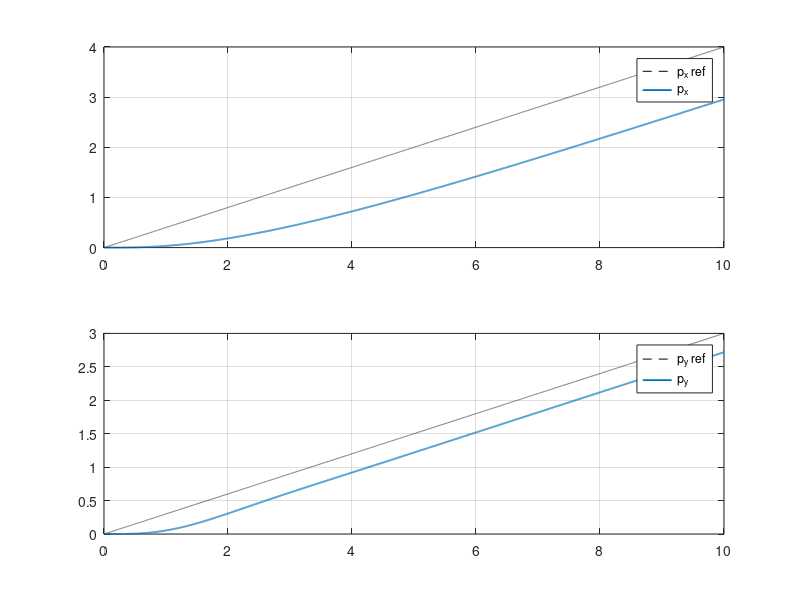

Reproduce this figure in MATLAB.
%% 1) Define model
m = 40;   % mass [kg]

% State: x = [px; py; vx; vy]
A = [0 0 1 0;
     0 0 0 1;
     0 0 0 0;
     0 0 0 0];

B = [0   0;
     0   0;
     1/m 0;
     0   1/m];

% Outputs we care about: y = [px; py]
Cy = [1 0 0 0;
      0 1 0 0];

nx = 4;       % states
ny = 2;       % outputs


%% 2) Build augmented system and COMPUTE LQR GAIN (before sim)

A_a = [A           zeros(nx,ny);
       -Cy         zeros(ny,ny)];
B_a = [B;
       zeros(ny,2)];

Qx = diag([1000 10 100 1]);
Qi = 200*eye(ny);
Q  = blkdiag(Qx, Qi);

R  = 0.001*eye(2);

K_a = lqr(A_a, B_a, Q, R);   % <-- gain computed here, once

Kx = K_a(:, 1:nx);           % 2x4
Ki = K_a(:, nx+1:end);       % 2x2


%% 3) Make a reference trajectory y_ref(t)

t = (0:0.001:10)';   % 0 to 10 s
N = length(t);

px_ref = 0.4 * t;               % forward
py_ref = 0.3 * t;    % weave

y_ref_all = [px_ref py_ref];    % for convenience


%% 4) SIMULATE the closed loop using the PRECOMPUTED Kx, Ki

dt = t(2) - t(1);

x = zeros(nx,1);    % [px; py; vx; vy]
z = zeros(ny,1);    % integral of error [ex; ey]

x_log = zeros(nx,N);
u_log = zeros(2,N);

for k = 1:N
    y_ref = y_ref_all(k,:).';    % [px_ref; py_ref]

    y = Cy * x;                  % current [px; py]
    e = y_ref - y;               % error

    z = z + e * dt;              % integrate error

    % USE GAINS HERE (already computed above)
    u = -Kx * x - Ki * z;        % [Fx; Fy]

    x_dot = A * x + B * u;
    x = x + x_dot * dt;

    x_log(:,k) = x;
    u_log(:,k) = u;
end

% Extract px and py from the state log (force column vectors to match references)
px = x_log(1, :).';  % First row corresponds to px (now Nx1)
py = x_log(2, :).';  % Second row corresponds to py (now Nx1)
assert(iscolumn(px) && iscolumn(py), 'px and py should be column vectors.');

%% 5) Plot tracking
figure;
subplot(2,1,1);
plot(t, px_ref, 'k--', t, px, 'LineWidth', 1.3);
legend('p_x ref','p_x'); grid on;

subplot(2,1,2);
plot(t, py_ref, 'k--', t, py, 'LineWidth', 1.3);
legend('p_y ref','p_y'); grid on;

%% ============================================================
% VALIDITY METRICS FOR TRAJECTORY TRACKING
% Requires:
%   t        (Nx1) time
%   px, py   actual trajectories
%   px_ref, py_ref desired trajectories
%% ============================================================

fprintf("\n================= VALIDITY METRICS =================\n");

%% Tracking error
ex = px_ref - px;
ey = py_ref - py;

%% ---- Max absolute error ----
max_ex = max(abs(ex));
max_ey = max(abs(ey));

%% ---- RMS error ----
rms_ex = sqrt(mean(ex.^2));
rms_ey = sqrt(mean(ey.^2));

%% ---- Steady-state error (last 20% of simulation) ----
idx_ss = round(0.8*length(t)):length(t);

% validate steady-state index range
if isempty(idx_ss)
    error('Steady-state index range is empty. Check simulation time vector.');
end

ess_px = mean(px_ref(idx_ss) - px(idx_ss));
ess_py = mean(py_ref(idx_ss) - py(idx_ss));
assert(isscalar(ess_px) && isscalar(ess_py), 'Steady-state errors should be scalar means.');

%% ---- Overshoot (relative overshoot in tracking) ----
% compute overshoot wrt final reference value
final_px = px_ref(end);
final_py = py_ref(end);

% (idx_ss already validated above)

% Guard against division by zero for overshoot calculation
if abs(final_px) < 1e-6
    OS_px = max(abs(px));  % Absolute overshoot
else
    OS_px = (max(px) - final_px) / abs(final_px) * 100;
end

if abs(final_py) < 1e-6
    OS_py = max(abs(py));
else
    OS_py = (max(py) - final_py) / abs(final_py) * 100;
end

%% ---- Settling time (within ±2 cm band) ----
tol = 0.02;   % 2 cm tolerance

% Find first time within tolerance
idx_px = find(abs(px - final_px) <= tol, 1, 'first');
idx_py = find(abs(py - final_py) <= tol, 1, 'first');

if isempty(idx_px)
    Ts_px = NaN;  % Did not settle within tolerance
else
    Ts_px = t(idx_px);
end

if isempty(idx_py)
    Ts_py = NaN;
else
    Ts_py = t(idx_py);
end

%% ---- Print results ----
fprintf("Max Error (x): %.4f m\n", max_ex);
fprintf("Max Error (y): %.4f m\n", max_ey);

fprintf("RMS Error (x): %.4f m\n", rms_ex);
fprintf("RMS Error (y): %.4f m\n", rms_ey);

fprintf("Steady-State Error (x): %.4f m\n", ess_px);
fprintf("Steady-State Error (y): %.4f m\n", ess_py);

fprintf("Overshoot (x): %.2f %% (or %.4f m if zero-ref)\n", OS_px, OS_px);
fprintf("Overshoot (y): %.2f %% (or %.4f m if zero-ref)\n", OS_py, OS_py);

fprintf("Settling Time (x): %.3f s\n", Ts_px);
fprintf("Settling Time (y): %.3f s\n", Ts_py);

fprintf("=====================================================\n");
